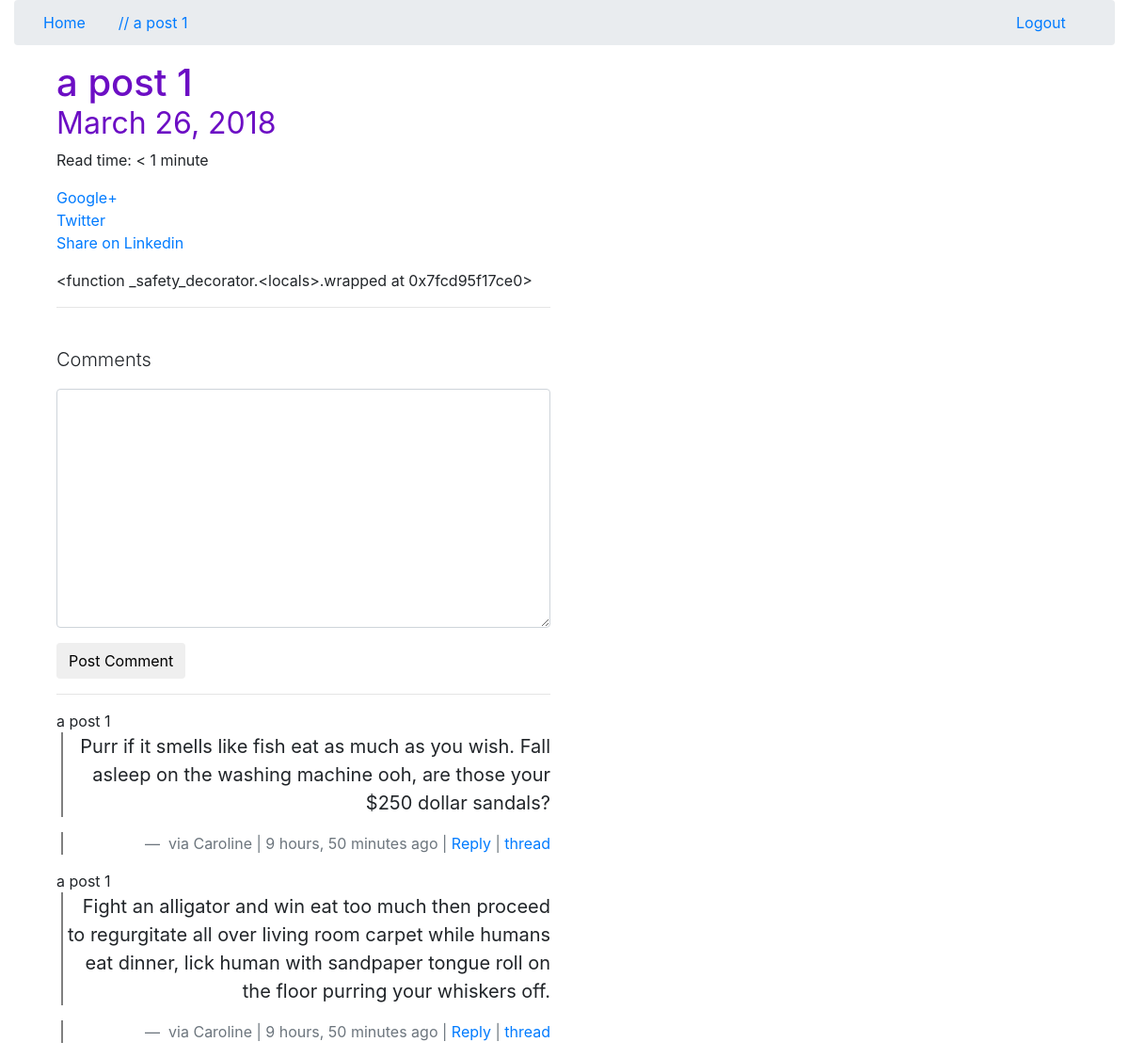
Screenshot of /a-post-1/ (signed in) with the database file from the repository.
### posts/models.py (models this page shows, shortened)
class Post(models.Model):
	user = models.ForeignKey(settings.AUTH_USER_MODEL, default=1)
	title = models.CharField(max_length=120)
	slug = models.SlugField(unique=True)
	image = models.ImageField(upload_to=upload_location,
		null=True,
		blank=True,
		height_field="height_field",
		width_field="width_field")
	height_field = models.IntegerField(default=0)
	width_field = models.IntegerField(default=0)
	content = models.TextField()
	draft = models.BooleanField(default=False)
	publish = models.DateField(auto_now=False, auto_now_add=False)
	read_time = models.IntegerField(default=0)
	updated = models.DateTimeField(auto_now=True, auto_now_add=False)
	timestamp = models.DateTimeField(auto_now=False, auto_now_add=True)
	objects = PostManager() #filters out drafts, links in new class
	def __str__(self):
		return self.title
	def get_absolute_url(self):
		return reverse("posts:detail", kwargs={"slug": self.slug})
	class Meta:
		ordering = ["-id", "-timestamp", "-updated"]
	def get_markdown(self):
		content = self.content
		markdown_text = markdown(content)
		return mark_safe(markdown_text)
	@property
	def comments(self):
		instance = self
		qs = Comment.objects.filter_by_instance(self)
		return qs
	@property
	def get_content_type(self):
		instance = self
		content_type = ContentType.objects.get_for_model(instance.__class__)
		return content_type

### comments/models.py (models this page shows, shortened)
class Comment(models.Model):
	user		= models.ForeignKey(settings.AUTH_USER_MODEL, default=1)
	content_type = models.ForeignKey(ContentType, on_delete=models.CASCADE)
	object_id = models.PositiveIntegerField()
	content_object = GenericForeignKey('content_type', 'object_id')
	parent		= models.ForeignKey("self", null=True, blank=True)
	content		= models.TextField()
	timestamp 	= models.DateTimeField(auto_now_add=True)
	objects = CommentManager()
	class Meta:
		ordering = ["-timestamp"]
	def __str__(self):
		return str(self.user.username)
	def get_absolute_url(self):
		return reverse("comments:thread", kwargs={"id": self.id})
	def children(self):
		return Comment.objects.filter(parent=self)

### posts/views.py (the view, shortened to what this page needs)
# urls.py: url(r'^(?P<slug>[\w-]+)/$', post_detail, name="detail"),
def post_detail(request, slug):
	instance = get_object_or_404(Post, slug=slug)
	if instance.draft or instance.publish > timezone.now().date():
		if not request.user.is_staff or not request.user.is_superuser:
			raise Http404
	share_string = quote_plus(instance.content)
	initial_data = {
		"content_type": instance.get_content_type,
		"object_id": instance.id,
	}
	form = CommentForm(request.POST or None, initial=initial_data)
	comments = instance.comments
	context = {
        "title": instance.title,
		"instance": instance,
		"share_string": share_string,
		"comments": comments,
		"comment_form": form,
    }
	return render(request, "post_detail.html", context)

### comments/forms.py
class CommentForm(forms.Form):
	content_type = forms.CharField(widget=forms.HiddenInput)
	object_id = forms.IntegerField(widget=forms.HiddenInput)
	content = forms.CharField(label='', widget=forms.Textarea)

### comments/models.py (called while the page is built)
	def filter_by_instance(self, instance):
		content_type = ContentType.objects.get_for_model(instance.__class__)
		obj_id = instance.id
		qs = super(CommentManager, self).filter(content_type=content_type, object_id= obj_id).filter(parent=None)
		return qs

### posts/templatetags/urlify.py (called while the page is built)
@register.filter
def urlify(value):
	return quote_plus(value)

### templates/post_detail.html (shortened to what this page needs)
{% extends "base.html" %}
{% load urlify %}
{% load crispy_forms_tags %}
{% block post_detail_link %}
<li><a href="{{ instance.get_absolute_url }}">// {{ instance.title }}</a></li>
{% endblock %}
{% block content %}
<div class="col-sm-6 col-sm-offset-3">
	<h1>
		{{ title }} <br>
		<small>{% if instance.draft %} <span style="color: red;">Draft</span> {% endif %}
			{{ instance.publish }}</small>
	</h1>
	<p>Read time: {% if instance.read_time 	<= 1 %} < 1 minute {% else %} {{ instance.read_time }} minutes {% endif %}</p>
<p>
	<a href='https://plus.google.com/share?url={{ request.build_absolute_uri }}'>Google+</a>
	<br>
	<a href="https://twitter.com/home?status={{ instance.content | truncatechars:20 | urlify }}%20{{ request.build_absolute_uri }}">
		Twitter
	</a><br>
	<a href="https://www.linkedin.com/shareArticle?mini=true&url={{ request.build_absolute_uri }}&title={{ instance.title }}&summary={{ share_string }}&source={{ request.build_absolute_uri }}">
		Share on Linkedin
	</a>
</p>
<div class="row">
	<div class="col-sm-12">
		<div class="post-detail-item">{{ instance.get_markdown }}
			</div>
<hr/>
	<br>
	<div>
		<p class="lead">Comments</p>
		{% if request.user.is_authenticated %}
		<form method="POST" action="."> {% csrf_token %}
			{{ comment_form | crispy }}
			<input type="submit" value="Post Comment" class="btn btn-default">
		</form>
		{% else %}
		<p>You must be signed in to comment.</p>
		{% endif %}
		<hr>
		{% for comment in comments %}
			{{ comment.content_object }}
			<blockquote class="blockquote text-right">
				<p>{{ comment.content }}</p>
				<footer class="blockquote-footer"> via {{ comment.user }} | {{ comment.timestamp | timesince }} ago |  <a class="comment-reply-btn" href="#" >Reply</a> | <a href="{{ comment.get_absolute_url }}" class="">thread</a></footer>
			</blockquote>
		{% endfor %}
	</div>
	</div>
</div>
</div>
{% endblock content %}

### static/css/base.css (style rules this page uses)
h1 { color: #c40e0e }
blockquote p { margin-left: 5px !important; border-left: 2px solid grey !important; }
blockquote footer { margin-left: 5px !important; border-left: 2px solid grey !important; }

### rows the page displays
Post: title "a post 1", publish "March 26, 2018", get_markdown "<function _safety_decorator.<locals>.wrapped at 0x7fcd95f17ce0>"
Comment: content_object "a post 1", content "Purr if it smells like fish eat as much as you wish. Fall asleep on the washing machine ooh, are those your $250 dollar sandals?", user "Caroline", timestamp "9 hours, 50 minutes"
Comment: content_object "a post 1", content "Fight an alligator and win eat too much then proceed to regurgitate all over living room carpet while humans eat dinner, lick human with sandpaper tongue roll on the floor purring your whiskers off.", user "Caroline", timestamp "9 hours, 50 minutes"
